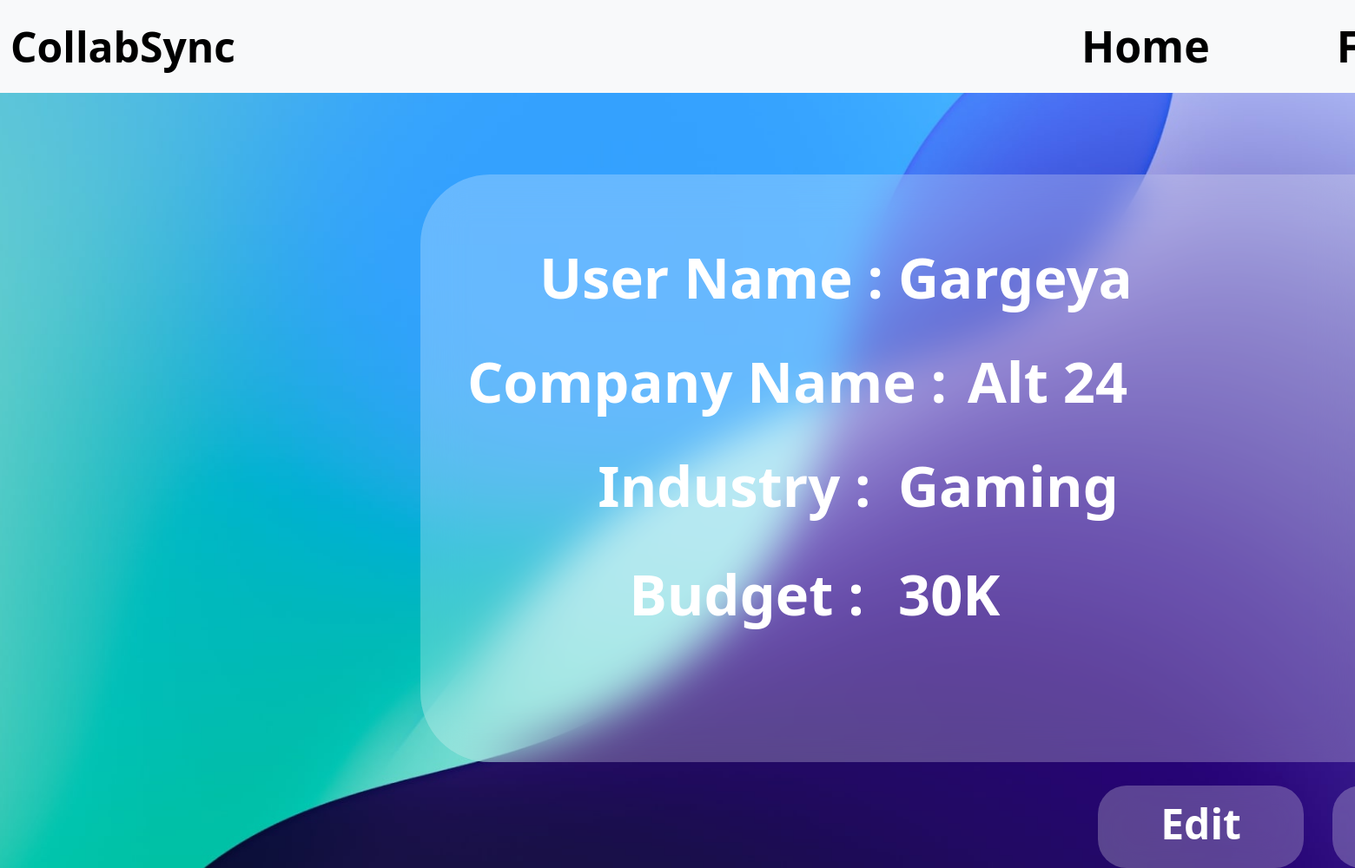
Screenshot of /companyprofile (signed in) with the database file from the repository.
### models.py (models this page shows)
class Company(db.Model):
    __tablename__='company'
    id=db.Column(db.Integer,primary_key=True)
    companyname=db.Column(db.String(32),unique=True,nullable=False)
    username=db.Column(db.String(32),unique=True,nullable=False)
    passhash=db.Column(db.String(100),unique=False,nullable=False)
    industry=db.Column(db.String(32),unique=False,nullable=False)
    budget=db.Column(db.Integer,unique=False,nullable=False)

### routes.py (the view)
@app.route('/companyprofile')
def companyprofile():
    if 'user_id' in session:
        user=Company.query.get(session['user_id'])
        return render_template('companyprofile.html',user=user)
    else:
        flash('Please login to continue')
        return redirect(url_for('login'))

### templates/companyprofile.html (shortened to what this page needs)
<!doctype html>
<html lang="en">
  <head>
    <link rel="stylesheet" href="/static/style.css">
    <link href="https://cdn.jsdelivr.net/npm/bootstrap@5.3.3/dist/css/bootstrap.min.css" rel="stylesheet">
  </head>
  <body>
      <nav class="navbar navbar-expand-lg bg-body-tertiary d-flex">
        <div class="container-fluid">
          <a class="navbar-brand" href="{{url_for('companyhome')}}" style="float: left; color: rgb(0, 0, 0); font-size: 48px; font-family:system-ui, -apple-system, BlinkMacSystemFont, 'Segoe UI', Roboto, Oxygen, Ubuntu, Cantarell, 'Open Sans', 'Helvetica Neue', sans-serif; font-weight: 900; word-wrap: break-word">CollabSync</a>
          <div class="collapse navbar-collapse" id="navbarNavAltMarkup">
            <div class="navbar-nav">
                <a class="nav-link active" aria-current="page" href="{{url_for('companyhome')}}" style="float: left; margin-left: 950px;color: rgb(0, 0, 0); font-size: 50px; font-family:system-ui, -apple-system, BlinkMacSystemFont, 'Segoe UI', Roboto, Oxygen, Ubuntu, Cantarell, 'Open Sans', 'Helvetica Neue', sans-serif; font-weight: 700">Home</a>
                <a class="nav-link active" aria-current="page" href="{{url_for('companyfind')}}" style="float: left; margin-left: 130px;color: rgb(0, 0, 0); font-size: 50px; font-family:system-ui, -apple-system, BlinkMacSystemFont, 'Segoe UI', Roboto, Oxygen, Ubuntu, Cantarell, 'Open Sans', 'Helvetica Neue', sans-serif; font-weight: 700">Find</a>
            </div>
          </div>
        </div>
      </nav>
      <div class="Details" style="width: 1200px; height: 777px; left: 384px; top: 201px; position: absolute">
        <div class="Rectangle14" style="width: 1300px; height: 677px; left: 100px; top: 0px; position: absolute; background: rgba(255, 255, 255, 0.25); border-radius: 80px; backdrop-filter: blur(25px)"></div>
        <div class="Text" style="width: 737px; height: 468px; left: 280px; top: 160px; position: absolute">
          <div class="User Name" style="width: 400px; height: 58px; left: -45px; top: -90px; position: absolute; text-align: center; color: white; font-size: 65px;  font-weight: 800; ">User Name : <br/></div>
              <div class="Company Name" style="width: 600px; height: 58px; left: -150px; top: 30px; position: absolute; text-align: center; color: white; font-size: 65px;  font-weight: 800; word-wrap: break-word">Company Name : <br/></div>
              <div class="Category" style="width: 343px; height: 58px; left: 10px; top: 150px; position: absolute; text-align: center; color: white; font-size: 65px;  font-weight: 800; word-wrap: break-word">Industry : <br/></div>
              <div class="Platform" style="width: 351px; height: 58px; left: 20px; top: 275px; position: absolute; text-align: center; color: white; font-size: 65px;  font-weight: 800; word-wrap: break-word">Budget : <br/></div>
              <div class="username" style="width: 800px; height: 58px; left: 370px; top: -90px; position: absolute; text-align: left; color: white; font-size: 65px;  font-weight: 800; word-wrap: break-word">{{user.username}}</div>
              <div class="name" style="width: 800px; height: 58px; left: 450px; top: 30px; position: absolute; text-align: left; color: white; font-size: 65px;  font-weight: 800; word-wrap: break-word">{{user.companyname}}</div>
              <div class="category" style="width: 800px; height: 58px; left: 370px; top: 150px; position: absolute; text-align: left; color: white; font-size: 65px;  font-weight: 800; word-wrap: break-word">{{user.industry}}</div>
              <div class="plaform" style="width: 800px; height: 58px; left: 370px; top: 275px; position: absolute; text-align: left; color: white; font-size: 65px;  font-weight: 800; word-wrap: break-word">{{user.budget}}</div>
        </div>
    <div class="LogOutButton" style="width: 237px; height: 73px; left: 1150px; top: 704px; position: absolute">
      <a type="submit" href="{{url_for('login')}}" class="btn btn-primary btn-lg" style="width: 237px; height: 95px; left: 0px; top: 0px; position: absolute; background: rgba(255, 255, 255, 0.25); border-radius: 33px; backdrop-filter: blur(25px); position: absolute; text-align: center; color: #FF6A6A; font-size: 48px; font-weight: 600; font-family:system-ui, -apple-system, BlinkMacSystemFont, 'Segoe UI', Roboto, Oxygen, Ubuntu, Cantarell, 'Open Sans', 'Helvetica Neue', sans-serif; font-weight: 700;border-width:0px">Log Out</a>
    </div>
    <div class="EditButton" style="width: 237px; height: 73px; left: 880px; top: 704px; position: absolute">
      <a type="submit" href="{{url_for('companyprofileedit')}}" class="btn btn-primary btn-lg" style="width: 237px; height: 95px; left: 0px; top: 0px; position: absolute; background: rgba(255, 255, 255, 0.25); border-radius: 33px; backdrop-filter: blur(25px); position: absolute; text-align: center; color: #ffffff; font-size: 48px; font-weight: 600; font-family:system-ui, -apple-system, BlinkMacSystemFont, 'Segoe UI', Roboto, Oxygen, Ubuntu, Cantarell, 'Open Sans', 'Helvetica Neue', sans-serif; font-weight: 700;border-width:0px">Edit</a>
  </div>
  </div>
  </body>
</html>

### static/style.css (style rules this page uses)
html, body { height: 100%; width: 100%; margin: 0; }
.navbar { font-family: 'Inter', system-ui, -apple-system, BlinkMacSystemFont, 'Segoe UI', Roboto, Oxygen, Ubuntu, Cantarell, 'Open Sans', 'Helvetica Neue', sans-serif; font-weight: 800; font-size: 48px; background-color: #7c8083; }
.navbar-brand { font-size: 48px; font-weight: 900; color: #000000; white-space: nowrap; }
.navbar-nav { display: flex; align-items: center; width: 100%; }
.nav-link { color: #000; font-size: 50px; white-space: nowrap; transition: color 0.3s; }

### templates/companyprofile.html (style rules this page uses)
body { background: url('/static/background.jpg') no-repeat center center fixed ; background-size: cover; background-color: #227bff; }

### rows the page displays
Company: username "Gargeya", companyname "Alt 24", industry "Gaming", budget "30K"
